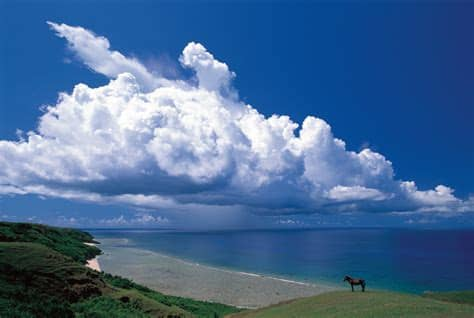
#> input picture Chapter9/IMG_1.JPG, 474 x 318 px
$ python Blend.py
#> lines starting #> are read from the running program, lines starting #| are printed output that depends on the picture
import cv2
def __main():
    img1 = cv2.imread('IMG_1.JPG')
#> img1 is the input picture: shape (318, 474, 3); mean B, G, R 149.3, 107.3, 71.9
    img2 = cv2.imread('IMG_2.JPG')
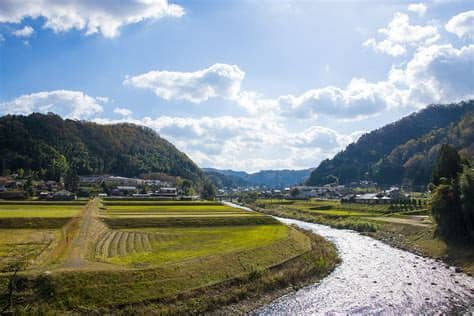
#> input picture Chapter9/IMG_2.JPG, 474 x 316 px
#> img2 is the input picture: shape (316, 474, 3); mean B, G, R 143.9, 143.1, 134.1

    img1 = getResize(img1)
    img2 = getResize(img2)

    imgMask = getMaskImg(img1, img2)

    cv2.imshow('Original1', img1)
    cv2.imshow('Original2', img2)
    cv2.imshow('Final result', imgMask)
    cv2.waitKey(0)
    cv2.destroyAllWindows()

def getMaskImg(img1, img2):
    compImg = cv2.addWeighted(src1=img1, alpha=0.5, src2=img2, beta=0.5, gamma=0)
    return compImg

def getResize(src):
    basePixSize = 1000
    height, width = cv2.imread('IMG_2.JPG').shape[:2]
#> height = 316; width = 474

    largeSize = max(height, width)
#> largeSize = 474

    resizeRate = basePixSize / largeSize
#> resizeRate = 2.11

    dst = cv2.resize(src, (int(width * resizeRate), int(height * resizeRate)))

    return dst

if __name__ == "__main__":
    print(cv2.__version__)
    __main()
#> in getMaskImg, `compImg = cv2.addWeighted(src1=img1, alpha=0.5, src2=img2, beta=0.5, g..`:
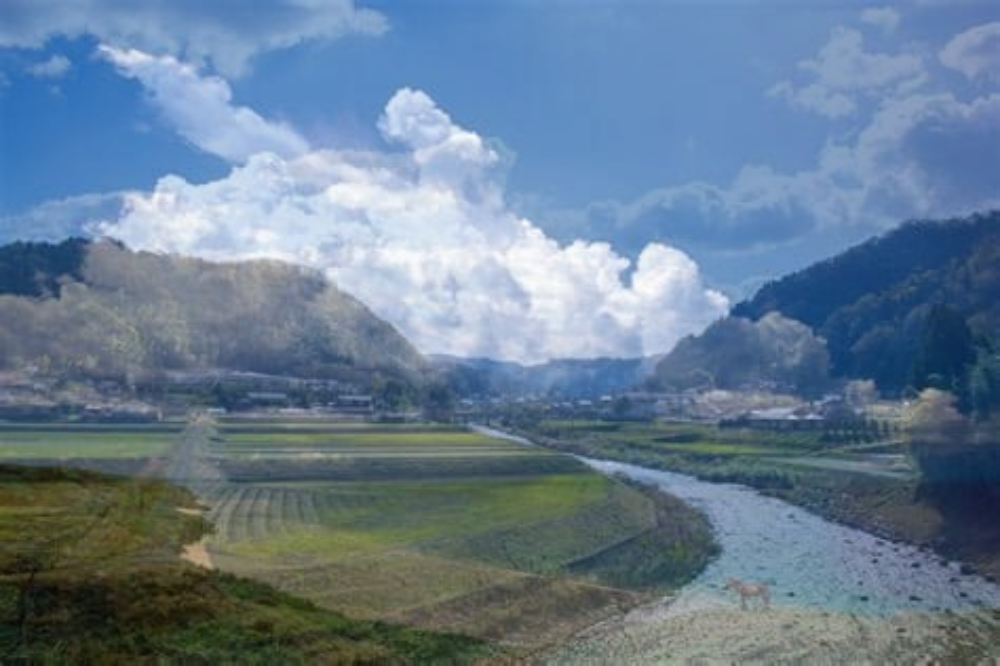
#> compImg: shape (666, 1000, 3); mean B, G, R 146.5, 125.1, 102.9
